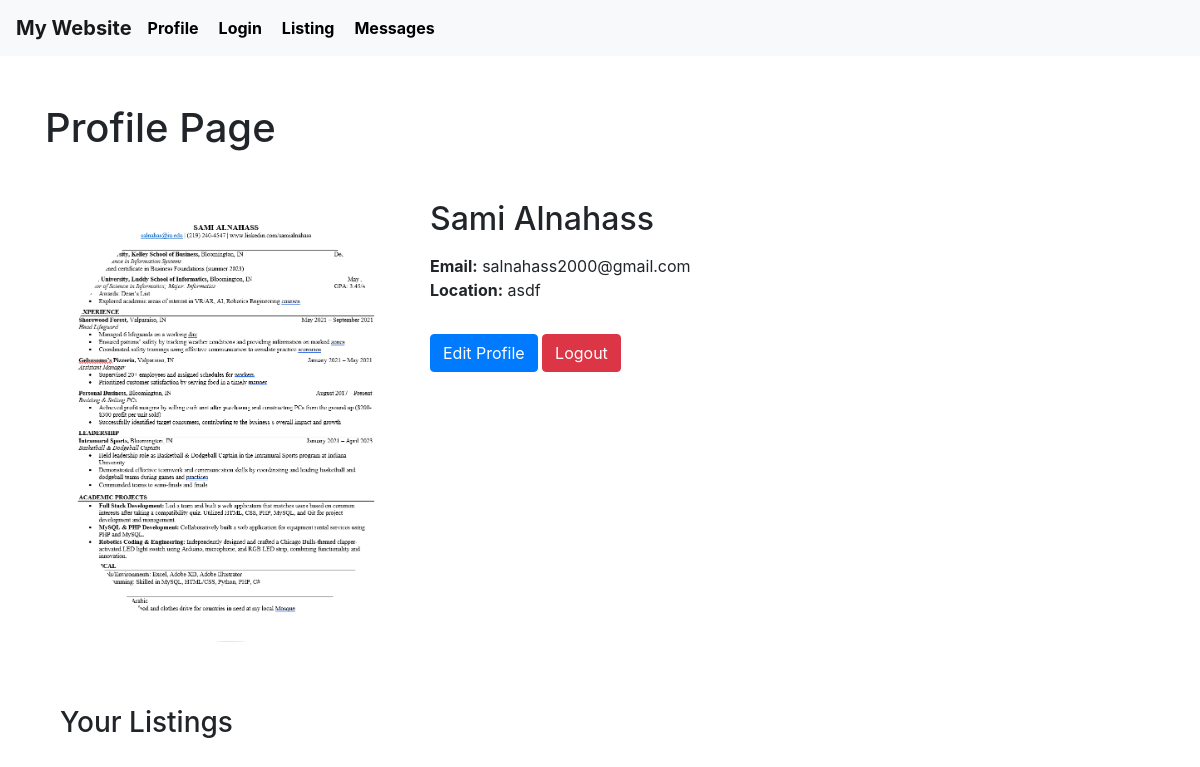
The app's page /profile (signed in), older data.
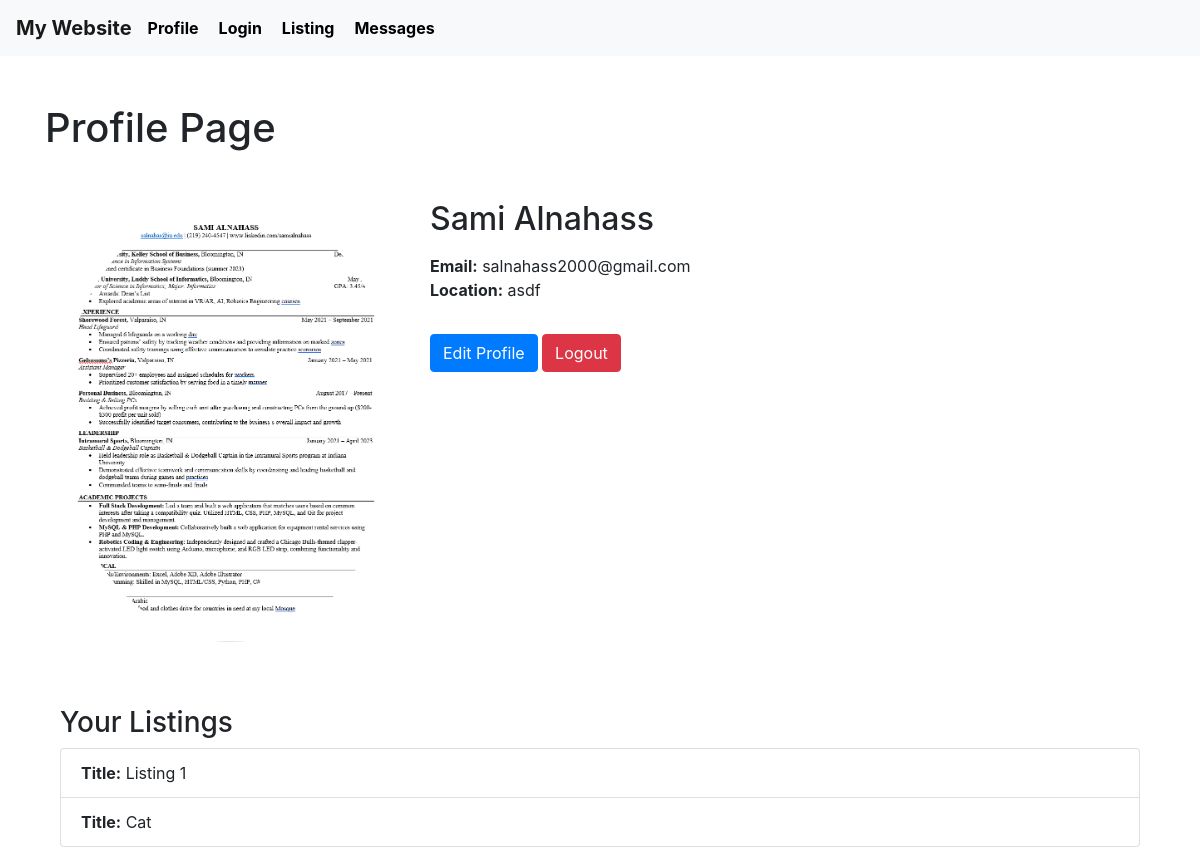
The same page, newer data.
### tables this page shows
CREATE TABLE User (
    userID INTEGER PRIMARY KEY AUTOINCREMENT,
    firstName TEXT NOT NULL,
    lastName TEXT NOT NULL,
    email TEXT UNIQUE NOT NULL,
    hashedPassword TEXT NOT NULL,
    profileImage TEXT,
    location TEXT NOT NULL,
    joinDate DATE NOT NULL,
    lastLogin DATE NOT NULL
);

CREATE TABLE Listing (
    listingID INTEGER PRIMARY KEY AUTOINCREMENT,
    userID INTEGER,
    title TEXT NOT NULL,
    description TEXT NOT NULL,
    images TEXT,
    category TEXT NOT NULL,
    datePosted DATE NOT NULL,
    status TEXT NOT NULL,
    FOREIGN KEY (userID) REFERENCES User(userID)
);

### app.py (the view)
@app.route('/profile')
def profile():
    user_id = session.get('user_id')
    if user_id is None:
        flash('Please log in to access your profile', 'error')
        return redirect(url_for('login'))
    conn = sqlite3.connect('database.db')
    conn.row_factory = sqlite3.Row
    cursor = conn.cursor()
    cursor.execute("SELECT * FROM User WHERE userID=?", (user_id,))
    user = cursor.fetchone()
    cursor.execute("SELECT * FROM Listing WHERE userID=?", (user_id,))
    user_listings = cursor.fetchall()
    conn.close()
    if user is None:
        flash('User not found', 'error')
        return redirect(url_for('login'))
    first_name = user['firstName']
    last_name = user['lastName']
    email = user['email']
    location = user['location']
    profile_image = user['profileImage'] if user['profileImage'] else 'default_profile_image_url'
    return render_template('profile.html', first_name=first_name, last_name=last_name, email=email, location=location, profile_image=profile_image, user_listings=user_listings)

### templates/profile.html (shortened to what this page needs)
{% extends 'layout.html' %}
{% block content_title %}Profile Page{% endblock %}
{% block content %}
    <div class="container mt-5">
        <div class="row">
            <div class="col-md-4">
                {% if profile_image %}
                    <img src="{{ profile_image }}" alt="Profile Image" class="img-fluid rounded-circle mb-3">
                {% else %}
                    <img src="path_to_default_image.jpg" alt="Default Profile Image" class="img-fluid rounded-circle mb-3">
                {% endif %}
            </div>
            <div class="col-md-8">
                <h2 class="mb-3">{{ first_name }} {{ last_name }}</h2>
                <ul class="list-unstyled">
                    <li><strong>Email:</strong> {{ email }}</li>
                    <li><strong>Location:</strong> {{ location }}</li>
                </ul>
                <a href="{{ url_for('edit_profile') }}" class="btn btn-primary mt-3">Edit Profile</a>
                <a href="{{ url_for('logout') }}" class="btn btn-danger mt-3">Logout</a>
            </div>
        </div>
        <h3 class="mt-5">Your Listings</h3>
        <ul class="list-group">
            {% for listing in user_listings %}
                <li class="list-group-item">
                    <strong>Title:</strong> {{ listing.title }}
                </li>
            {% endfor %}
        </ul>
    </div>
{% endblock %}

### templates/layout.html (shortened to what this page needs)
<!DOCTYPE html>
<html>
<head>
    <link href="https://maxcdn.bootstrapcdn.com/bootstrap/4.5.2/css/bootstrap.min.css" rel="stylesheet">
    <link rel="stylesheet" href="{{ url_for('static', filename='style.css') }}">
</head>
<body>
    <nav class="navbar navbar-expand-lg navbar-light bg-light">
        <a class="navbar-brand" href="#">My Website</a>
        <div class="collapse navbar-collapse" id="navbarNav">
            <ul class="navbar-nav">
                <li class="nav-item active">
                    <a href="{{ url_for('profile') }}">Profile</a>
                </li>
                <li class="nav-item">
                    <a href="{{ url_for('login') }}">Login</a>
                </li>
                <li class="nav-item">
                    <a href="{{ url_for('listings') }}">Listing</a>
                </li>
                <li class="nav-item">
                    <a href="{{ url_for('get_messages', other_user_id=2) }}">Messages</a>
                </li>
            </ul>
        </div>
    </nav>
    <div class="container mt-5">
        <h1>
            {% block content_title %}
            {% endblock %}
        </h1>
        <div>
            {% block content %}
            {% endblock %}
        </div>
    </div>
</body>
</html>

### static/style.css (style rules this page uses)
nav ul { list-style: none; padding: 0; margin: 0; }
nav li { display: inline; margin-right: 20px; }
nav a { text-decoration: none; color: #000; font-weight: bold; }

Row changes from the older to the newer data that the page shows:
added Listing: title "Listing 1"
added Listing: title "Cat"
